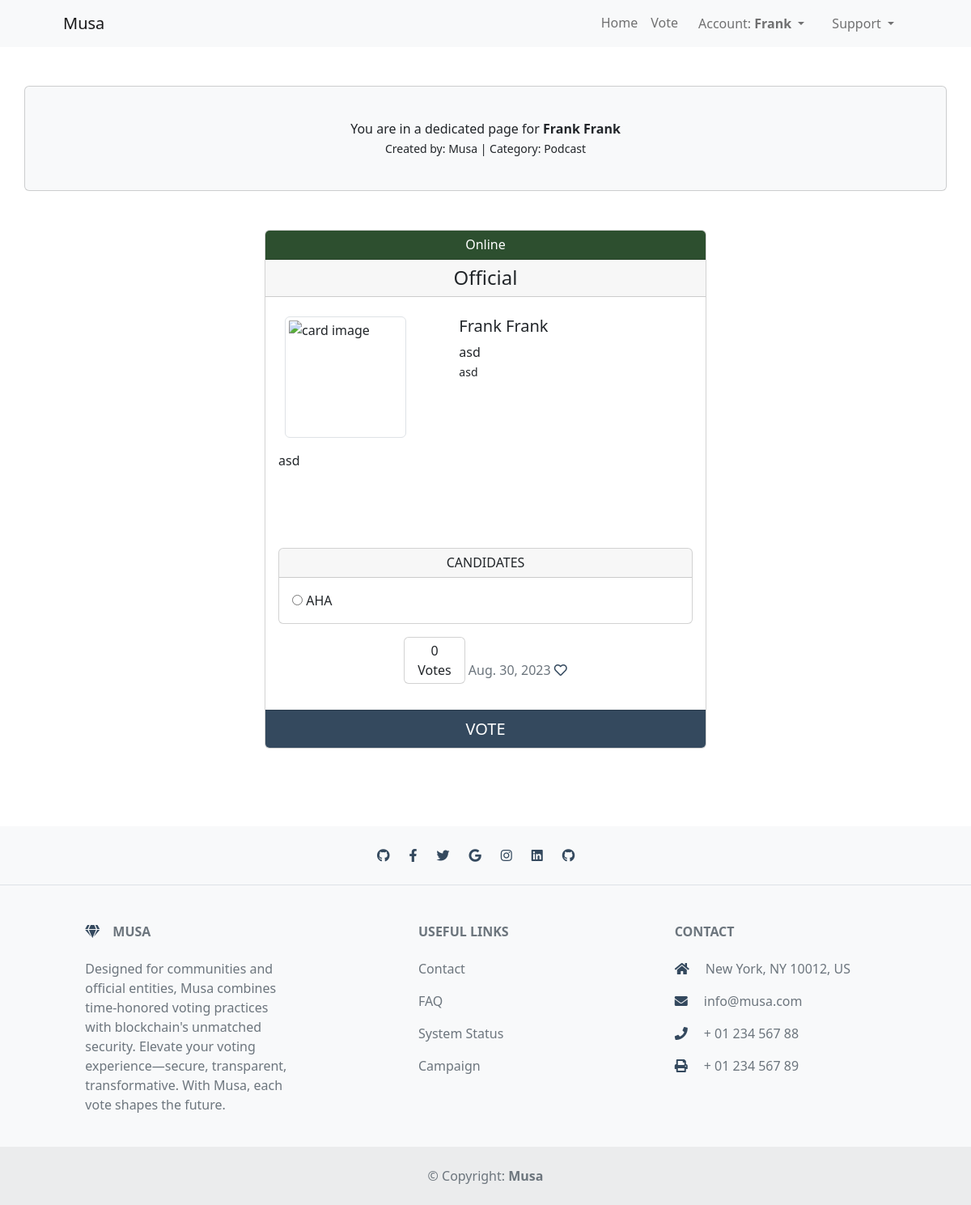
/frank-frank (signed in), run on the app's committed database.
### musa/models.py (models this page shows)
class UserProfile(AbstractUser):
    verified = models.BooleanField(default=False)
    role = models.IntegerField(choices=ROLES, default=0)
    user_card = models.ManyToManyField(
        'vote_management.VoteCard', through='vote_management.VoteRecord', related_name='user_cards')
    class Meta:
        ordering = ['username']
    def __str__(self):
        return self.username

### vote_management/models.py (models this page shows, shortened)
class VoteCard(models.Model):
    title = models.CharField(max_length=80, unique=True)
    slug = models.SlugField(max_length=200, unique=True)
    author = models.ForeignKey(
        'musa.UserProfile', on_delete=models.CASCADE, related_name="card_author")
    category = models.ForeignKey(
        Category, on_delete=models.CASCADE, related_name="categories")
    mission = models.CharField(max_length=80)
    location = models.CharField(max_length=80)
    description = models.TextField(max_length=264)
    expire = models.DateField()
    event_image = CloudinaryField('image', default='placeholder')
    vote_record = models.ManyToManyField('musa.UserProfile', through='VoteRecord',
                                         related_name='user_votes', blank=True)
    candidates = models.ManyToManyField('ElectedPerson', related_name='vote_cards',
                                        blank=True)
    status = models.IntegerField(choices=STATUS, default=0)
    excerpt = models.TextField(blank=True)
    type = models.IntegerField(choices=CARD_TYPE, default=0)
    created_on = models.DateField(auto_now_add=True)
    class Meta:
        ordering = ['-created_on']
    def number_of_votes(self):
        return self.vote_record.count()

class Category(models.Model):
    category_name = models.CharField(max_length=50, unique=True)
    class Meta:
        ordering = ['category_name']
        verbose_name_plural = "Categories"
    def __str__(self):
        return self.category_name

class ElectedPerson(models.Model):
    name = models.CharField(max_length=80, unique=True)
    is_elected = models.BooleanField(default=False)
    vote_card = models.ForeignKey(
        VoteCard, on_delete=models.CASCADE, related_name="vote_candidate", blank=True)
    class Meta:
        ordering = ['name']

### vote_management/views.py (the view, shortened to what this page needs)
# urls.py: path('<slug:slug>', SingleView.as_view(),
class SingleView(View):
    def get(self, request, slug, *args, **kwargs):
        queryset = VoteCard.objects.filter(status=1)
        card = get_object_or_404(queryset, slug=slug)
        candidates = card.candidates.all()
        if request.user.is_authenticated:
            has_voted = VoteRecord.objects.filter(
                voter=request.user, vote_card=card).exists()
        else:
            has_voted = False
        return render(request, "single_card.html",
                      {
                          "card": card,
                          "candidates": candidates,
                          "has_voted": has_voted,
                          "user_authenticated": request.user.is_authenticated
                      })

### templates/frontend/single_card.html (shortened to what this page needs)
{% extends "base.html" %}
{% block content %}
<div class="container px-4 px-lg-0">
    <div class="card bg-light my-5 py-4 text-center">
        <div class="card-body">
            <p class="m-0">You are in a dedicated page for <strong>{{ card.title }}
                </strong>
            </p>
            <small>Created by: {{ card.author }} | Category: {{ card.category }}</small>
        </div>
    </div>
    <div class="row gx-4 gx-lg-5 justify-content-center">
        <div class="col-md-6 mb-5">
            <form method="post">
                <div class="card h-100">
                    {% if card.status == 1 or card.status == 3 %}
                    <div class="card-header card-header-green text-center h6">{{ card.get_status_display }}</div>
                    {% elif card.status == 2%}
                    <div class="card-header text-center h6">{{ card.get_status_display }}</div>
                    {% endif %}
                    <div class="card-header text-center h4">{{ card.get_type_display}}</div>
                    <div class="card-body card-body-height pb-0">
                        <div class="row mt-2">
                            <div class="col-5 d-inline-block">
                                {% if "placeholder" in card.event_image.url %}
                                <img src="https://codeinstitute.s3.amazonaws.com/fullstack/blog/default.jpg"
                                    alt="code institute" class="img-fluid img-thumbnail rounded float-start mx-2"
                                    width="200" height="200">
                                {% else %}
                                <img src="{{ card.event_image.url }}" alt="card image"
                                    class="img-fluid img-thumbnail rounded float-start mx-2" width="150" height="150">
                                {% endif %}
                            </div>
                            <div class="col-7 d-inline-block">
                                <span class="">
                                    <h5 class="card-title">{{ card.title }}</h5>
                                    <p class="mission my-0 fs-6"> {{ card.mission }}</p>
                                    <small class="location my-0"> {{ card.location }}</small>
                                </span>
                            </div>
                        </div>
                        <div id="description-single" class="row mt-3">
                            <div class="col">
                                <p class="my-0">
                                    {{ card.description|safe }}
                                </p>
                            </div>
                        </div>
                        <div class="row mb-3">
                            <div class="col">
                                <div class="card">
                                    {% if not has_voted %}
                                    <div class="card-header">
                                        <h6 class="text-center mb-0">CANDIDATES</h6>
                                    </div>
                                    {% else %}
                                    <div class="card-header card-header-red">
                                        <h6 class="text-center mb-0">VOTED</h6>
                                    </div>
                                    {% endif %}
                                    {% if user_authenticated %}
                                    {% if not has_voted %}
                                    <div class="card-body">
                                        {% for candidate in card.vote_candidate.all %}
                                        <label>
                                            <input type="radio" name="elected_person" value="{{ candidate.id }}">
                                            {{ candidate.name }}
                                        </label><br>
                                        {% endfor %}
                                        {% else %}
                                        <p class="text-center my-3">You have already voted for this card.<br>Thank you
                                            for
                                            participating!</p>
                                        {% endif %}
                                        {% else %}
                                        <p class="text-center my-3">You need to <a href="{% url 'account_login' %}">log
                                                in</a> to vote.</p>
                                        {% endif %}
                                    </div>
                                </div>
                            </div>
                            <div class="p-3 text-center">
                                <span class="card d-inline-block">
                                    <div class="card-body py-1 px-3 text-center m-0">
                                        <span class="card-text">{{ card.number_of_votes }}<br> Votes</span>
                                    </div>
                                </span>
                                <span class="card-text text-muted h6 m-0"> {{ card.expire }}
                                    <i class="far fa-heart"></i>
                                </span>
                            </div>
                        </div>
                    </div>
                    {% if not has_voted %}
                    <input type="submit" value="VOTE" class="card-footer text-center fs-5"></input>
                    {% endif %}
                </div>
            </form>
        </div>
    </div>
</div>
{% endblock content %}

### templates/base.html (shortened to what this page needs)
{% load static %}
<!DOCTYPE html>
<html lang="en">
<head>
    <link rel="stylesheet" href="https://cdnjs.cloudflare.com/ajax/libs/font-awesome/5.15.3/css/all.min.css">
    <link href="{% static 'homepage/css/styles.css' %}" rel="stylesheet" />
    <link href="{% static 'custom/css/style.css' %}" rel="stylesheet" />
</head>
<nav class="navbar navbar-expand-lg navbar-light bg-light">
    <div class="container px-5">
        <a class="navbar-brand" href="/">Musa</a>
        <div class="collapse navbar-collapse" id="navbarSupportedContent">
            <ul class="navbar-nav ms-auto mb-2 mb-lg-0">
                <li class="nav-item"><a class="nav-link" aria-current="page" href="/">Home</a></li>
                <li class="nav-item"><a class="nav-link" href="{% url 'see_more' %}">Vote</a></li>
                <li class="nav-item dropdown mx-2">
                    <button class="btn btn-light dropdown-toggle nav-link px-2" data-bs-toggle="dropdown"
                        aria-expanded="false">
                        {% if user.is_authenticated %}
                        Account: <strong>{{ request.user.username }}</strong>
                        {% else %}
                        Account
                        {% endif %}
                    </button>
                </li>
                <li class="nav-item dropdown mx-2">
                    <button class="btn btn-light dropdown-toggle nav-link px-2" data-bs-toggle="dropdown"
                        aria-expanded="false">
                        Support
                    </button>
                </li>
            </ul>
        </div>
    </div>
</nav>
{% block content %}
{% endblock content %}
<footer class="text-center text-lg-start bg-light text-muted mt-5">
    <section class="d-flex justify-content-center p-4 border-bottom">
        <div>
            <ul class="list-unstyled d-flex mb-0">
                <li class="me-4"><a href=""><i class="fab fa-github"></i></a></li>
                <li class="me-4"><a href="#"><i class="fab fa-facebook-f"></i></a></li>
                <li class="me-4"><a href=""><i class="fab fa-twitter"></i></a></li>
                <li class="me-4"><a href=""><i class="fab fa-google"></i></a></li>
                <li class="me-4"><a href=""><i class="fab fa-instagram"></i></a></li>
                <li class="me-4"><a href=""><i class="fab fa-linkedin"></i></a></li>
                <li class="me-4"><a href=""><i class="fab fa-github"></i></a></li>
            </ul>
        </div>
    </section>
    <section class="">
        <div class="container text-center text-md-start mt-5">
            <div class="row mt-3">
                <div class="col-md-3 col-lg-4 col-xl-3 mx-auto mb-4">
                    <h6 class="text-uppercase fw-bold mb-4">
                        <i class="fas fa-gem me-3"></i>Musa
                    </h6>
                    <p>
                        Designed for communities and official entities, Musa combines time-honored voting practices with
                        blockchain's unmatched security. Elevate your voting experience—secure, transparent,
                        transformative. With Musa, each vote shapes the future.
                    </p>
                </div>
                <div class="col-md-3 col-lg-2 col-xl-2 mx-auto mb-4">
                    <h6 class="text-uppercase fw-bold mb-4">
                        Useful links
                    </h6>
                    <p>
                        <a href="#!" class="text-reset">Contact</a>
                    </p>
                    <p>
                        <a href="#!" class="text-reset">FAQ</a>
                    </p>
                    <p>
                        <a href="#!" class="text-reset">System Status</a>
                    </p>
                    <p>
                        <a href="{% url 'see_more' %}" class="text-reset">Campaign</a>
                    </p>
                </div>
                <div class="col-md-4 col-lg-3 col-xl-3 mx-auto mb-md-0 mb-4">
                    <h6 class="text-uppercase fw-bold mb-4">Contact</h6>
                    <p><i class="fas fa-home me-3"></i> New York, NY 10012, US</p>
                    <p>
                        <i class="fas fa-envelope me-3"></i>
                        info@musa.com
                    </p>
                    <p><i class="fas fa-phone me-3"></i> + 01 234 567 88</p>
                    <p><i class="fas fa-print me-3"></i> + 01 234 567 89</p>
                </div>
            </div>
        </div>
    </section>
    <div class="text-center p-4" style="background-color: rgba(0, 0, 0, 0.05);">
        © {{ now|date:"Y" }} Copyright:
        <a class="text-reset fw-bold" href="https://github.com/plexoio/musa">Musa</a>
    </div>
</footer>
</body>
</html>

### static/custom/css/style.css (style rules this page uses)
a { text-decoration: none; }
.card-body-height { min-height: 300px; }
#description-single { min-height: 120px; text-align: justify; }
.card-footer { background-color: #34495e; color: white; text-decoration: none; transition: 0.3s; }
.card-header-green { background-color: #2D4F2F; color: white; }
input { border: none; }
i { color: #34495e; }

### data on the page
UserProfile: user.username "Frank"
VoteCard: title "Frank Frank", author "Musa", category "Podcast", status "Online", type "Official", mission "asd", location "asd", description "asd", number_of_votes "0", expire "Aug. 30, 2023"
ElectedPerson: name "AHA"
